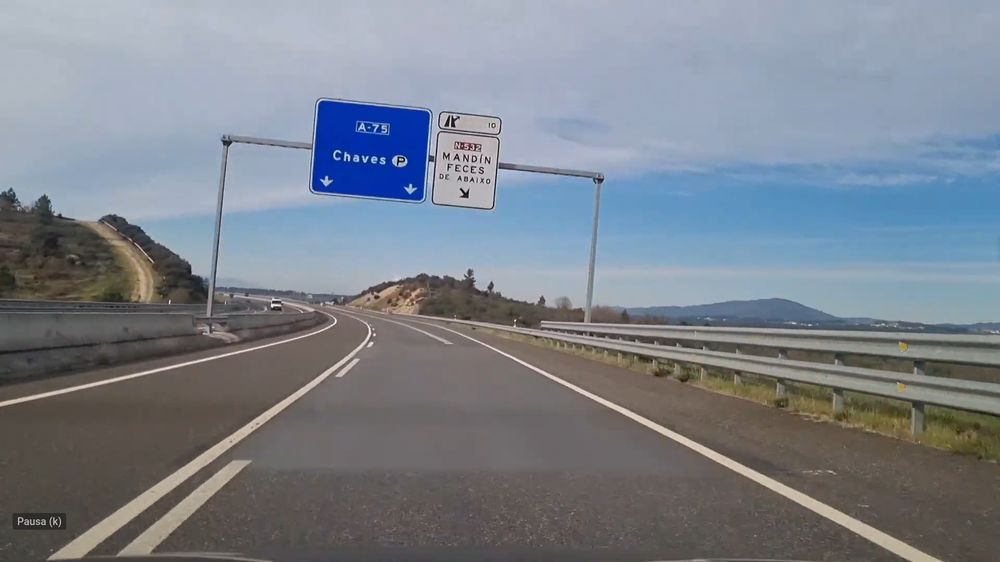
#> input picture data/test_detection/00017.png, 1000 x 562 px, shrunk from 1920 x 1080 before the run
$ python -i text_extractor.py   (imports and definitions only)
#> lines starting #> are read from the running program, lines starting #| are printed output that depends on the picture; after the words box and inside, x2 and y2 are one past the last pixel; in counts of white or black regions, pixels touching at a corner belong together
#> further down, picture is the input picture: shape (562, 1000, 3); mean B, G, R 140, 130.3, 123.3
"""
Text Line Extractor.

Responsible for segmenting individual character bounding boxes from cropped
highway panels and grouping them into logical text lines using RANSAC.
"""

import cv2
import numpy as np
import math
import warnings
from sklearn.linear_model import RANSACRegressor, LinearRegression
from typing import List, Tuple, Any

class TextLineExtractor:
    """
    Extracts characters and groups them into text lines using
    Adaptive Thresholding, Contour topology, and RANSAC linear regression.
    """

    def __init__(self,
                 distance_threshold_ratio: float = 0.04,
                 margin_ratio: float = 0.03,
                 min_area: int = 20,
                 max_area_ratio: float = 0.25,
                 min_aspect: float = 0.15,
                 max_aspect: float = 4.0) -> None:

        # --- Grouping Parameters ---
        self.distance_threshold_ratio = distance_threshold_ratio

        # --- Geometric Constraints ---
        self.margin_ratio = margin_ratio
        self.min_area = min_area
        self.max_area_ratio = max_area_ratio
        self.min_aspect = min_aspect
        self.max_aspect = max_aspect

    def _preprocess_image(self, image: np.ndarray) -> np.ndarray:
        """Applies adaptive thresholding to isolate dark text on light backgrounds."""
        gray = cv2.cvtColor(image, cv2.COLOR_BGR2GRAY) if len(image.shape) == 3 else image.copy()
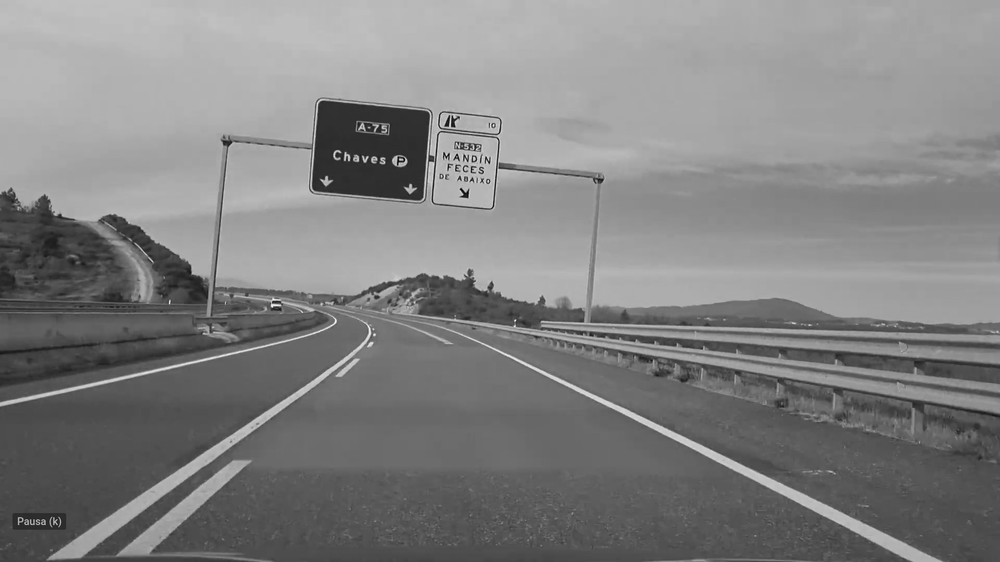
#> gray: shape (562, 1000); min 0, max 249, mean 129.3
        img_h = gray.shape[0]
#> img_h = 562

        blurred = cv2.GaussianBlur(gray, (3, 3), 0)

        # Dynamic block size based on image height
        block_size = max(25, int(img_h / 3))
#> block_size = 187
        block_size = block_size + 1 if block_size % 2 == 0 else block_size

        thresh = cv2.adaptiveThreshold(
            blurred, 255,
            cv2.ADAPTIVE_THRESH_GAUSSIAN_C,
            cv2.THRESH_BINARY,
            block_size, -8
        )
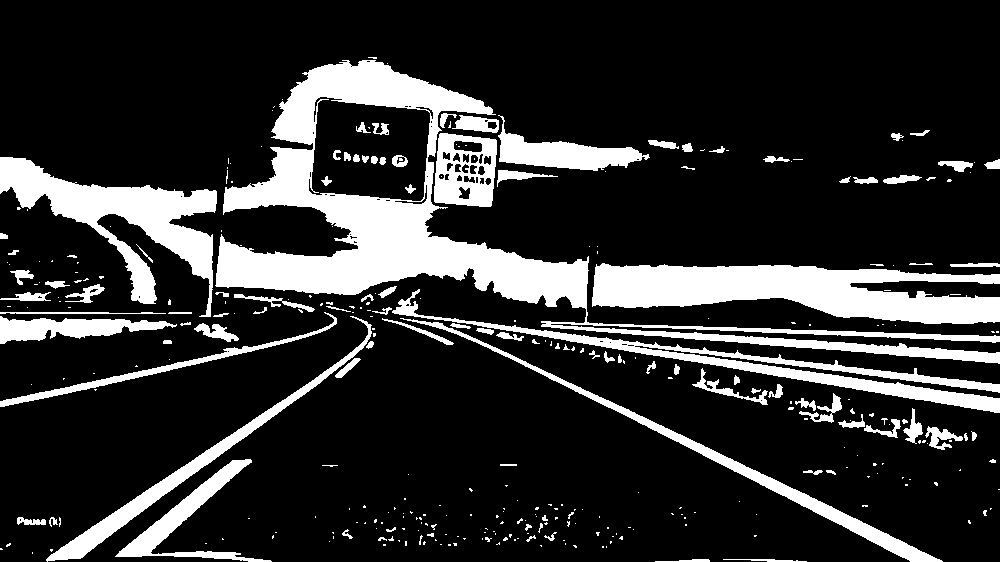
#> thresh: shape (562, 1000); 18.5% white; 344 white regions (240 under 20 px), largest, box (x1, y1, x2, y2) and area: (215, 60, 1000, 364) 36061, (592, 263, 1000, 324) 15575, (0, 157, 217, 317) 10773

        kernel = np.ones((2, 2), np.uint8)
        return cv2.morphologyEx(thresh, cv2.MORPH_CLOSE, kernel)
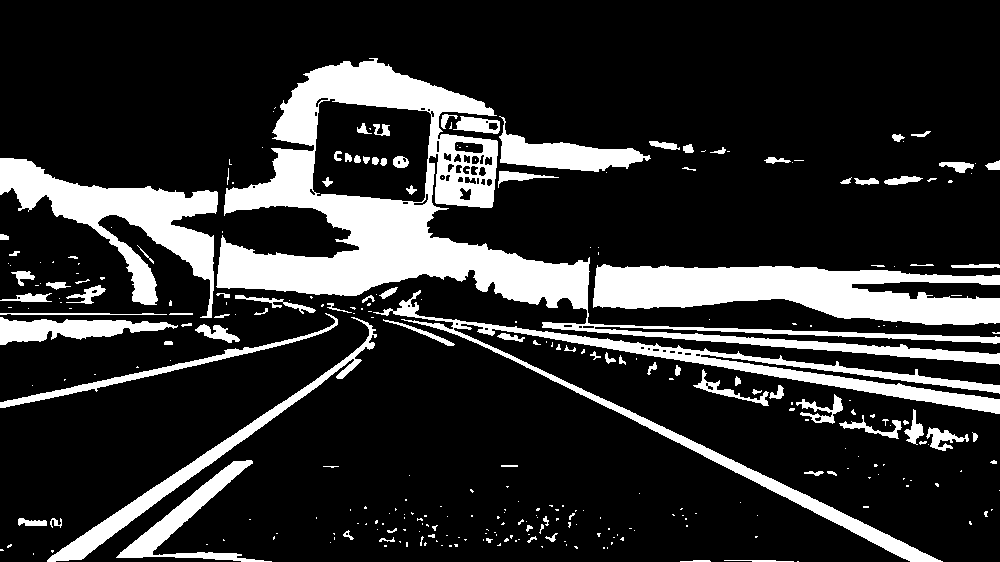
#> returned value: shape (562, 1000); 18.6% white; 308 white regions (209 under 20 px)

    def _filter_containers(self, boxes: List[Tuple[int, int, int, int]]) -> List[Tuple[int, int, int, int]]:
        """Removes bounding boxes that entirely enclose other boxes (e.g., panel borders)."""
        final_boxes = []
        for i, b1 in enumerate(boxes):
            is_container = False
            for j, b2 in enumerate(boxes):
                if i == j:
                    continue
                # Check if center of b2 is inside b1
                cx2 = b2[0] + b2[2] / 2.0
                cy2 = b2[1] + b2[3] / 2.0
                if b1[0] < cx2 < (b1[0] + b1[2]) and b1[1] < cy2 < (b1[1] + b1[3]):
                    is_container = True
                    break
            if not is_container:
                final_boxes.append(b1)
        return final_boxes

    def extract_character_boxes(self, image: np.ndarray) -> Tuple[List[Tuple[int, int, int, int]], List[Tuple[int, int, int, int]], np.ndarray]:
        """
        Main pipeline to segment characters from the panel.
        Returns: (final_boxes, raw_boxes, binary_threshold_image)
        """
        thresh = self._preprocess_image(image)
        contours, hierarchy = cv2.findContours(thresh, cv2.RETR_CCOMP, cv2.CHAIN_APPROX_SIMPLE)
#> contours = 363 contours, 264 with area under 20; largest, box (x1, y1, x2, y2) and area: (216, 58, 1000, 365) 48939, (593, 264, 1000, 325) 14951, (373, 290, 1000, 562) 11024, (312, 98, 432, 203) 10476, (0, 158, 218, 318) 10342

        img_h, img_w = image.shape[:2]
#> img_h = 562; img_w = 1000
        margin_x = int(img_w * self.margin_ratio)
#> margin_x = 30
        margin_y = int(img_h * self.margin_ratio)
#> margin_y = 16

        valid_boxes = []
        all_boxes = []

        if hierarchy is not None:
            for i, cnt in enumerate(contours):
                x, y, w, h = cv2.boundingRect(cnt)
                all_boxes.append((x, y, w, h))

                # Ignore internal holes (e.g., inside 'O' or 'P')
                if hierarchy[0][i][3] != -1:
                    continue

                # Border margin filter
                if x <= margin_x or y <= margin_y or (x + w) >= (img_w - margin_x) or (y + h) >= (img_h - margin_y):
                    continue

                # Area filter
                bbox_area = w * h
                if bbox_area < self.min_area or bbox_area > (img_h * img_w * self.max_area_ratio):
                    continue

                # Aspect ratio filter
                aspect_ratio = w / float(h)
                if aspect_ratio < self.min_aspect or aspect_ratio > self.max_aspect:
                    continue

                valid_boxes.append((x, y, w, h))
#> this loop made 363 passes
#> (cnt, x, y, w, h) on passes 1, 4, 6: ([[797, 561], [798, 561]], 797, 561, 2, 1), ([[33, 553], [33, 554]], 33, 553, 1, 2), ([[0, 549], [0, 550], [3, 550], [2, 549]], 0, 549, 4, 2)
#> after the loop, all_boxes = 363 items, first 6: (797, 561, 2, 1), (724, 560, 70, 2), (680, 560, 31, 2), (33, 553, 1, 2), (51, 550, 3, 3), (0, 549, 4, 2); valid_boxes = 81 items, first 6: (504, 538, 5, 4), (486, 538, 7, 5), (379, 537, 16, 5), (527, 536, 10, 7), (428, 534, 7, 4), (545, 533, 13, 9)

        final_boxes = self._filter_containers(valid_boxes)
#> the loop in _filter_containers, `for i, b1 in enumerate(boxes):` made 81 passes
#> b1 on passes 1 to 12: (504, 538, 5, 4), (486, 538, 7, 5), (379, 537, 16, 5), (527, 536, 10, 7), (428, 534, 7, 4), (545, 533, 13, 9), (343, 530, 11, 10), (387, 528, 10, 5), (526, 525, 7, 7), (432, 525, 6, 6), (539, 524, 5, 10), (518, 519, 6, 6)
#> after the loop in _filter_containers, `for i, b1 in enumerate(boxes):`: final_boxes = 77 items, first 6: (504, 538, 5, 4), (486, 538, 7, 5), (379, 537, 16, 5), (527, 536, 10, 7), (428, 534, 7, 4), (545, 533, 13, 9)
        return final_boxes, all_boxes, thresh

    # [48 lines left out: function find_lines_ransac, not called in this run]

>>> import cv2
>>> picture = cv2.imread('../../data/test_detection/00017.png')
>>> result = TextLineExtractor().extract_character_boxes(picture)

$ run again, on data/test_detection/00045.png
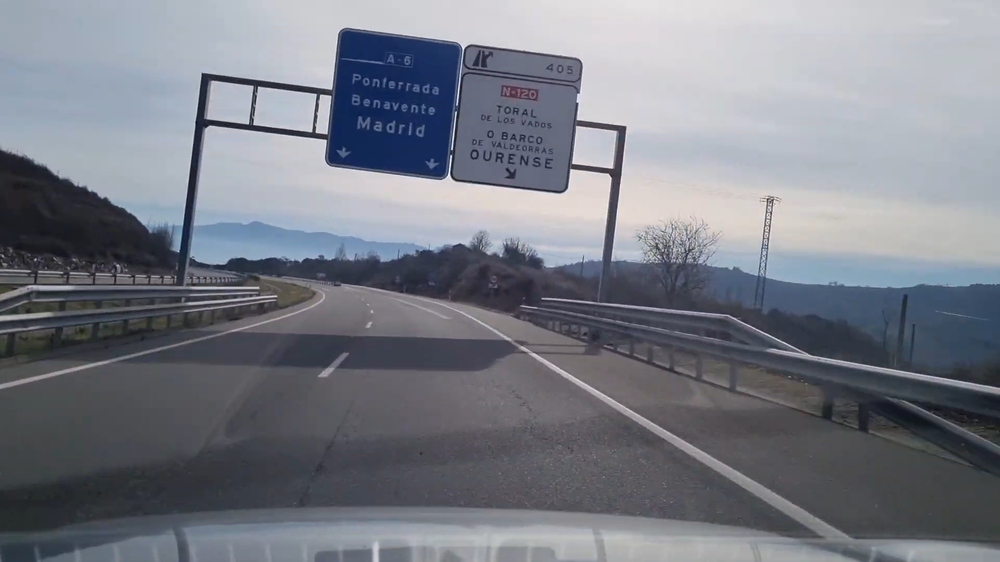
#> input picture data/test_detection/00045.png, 1000 x 562 px, shrunk from 1920 x 1080 before the run
#> picture is the input picture: shape (562, 1000, 3); mean B, G, R 133.6, 124.4, 120.9
#> in _preprocess_image, `thresh = cv2.adaptiveThreshold( blurred, 255, cv2.ADAPTIVE_THRESH_GAUS..`:
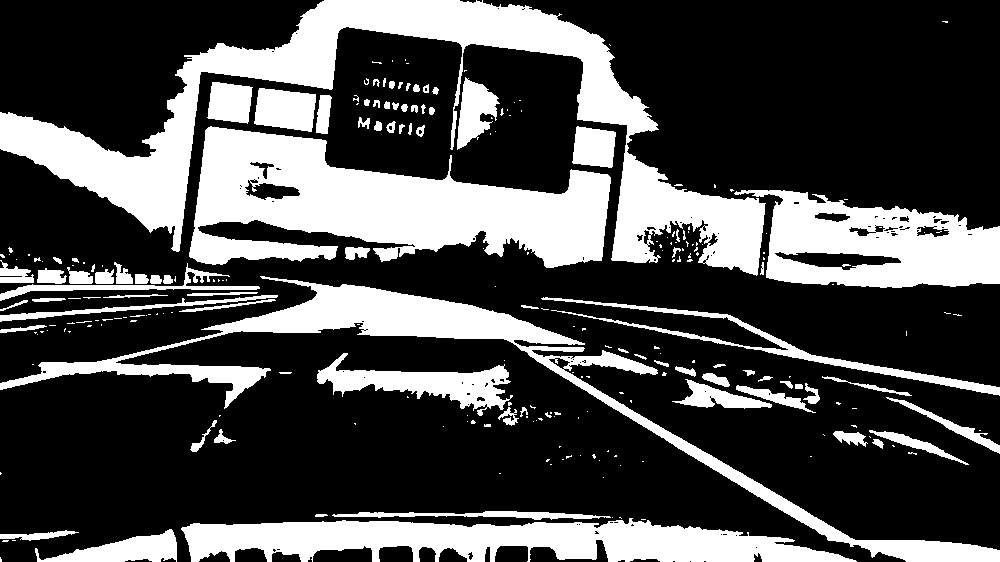
#> thresh: shape (562, 1000); 29.4% white; 249 white regions (161 under 20 px), largest, box (x1, y1, x2, y2) and area: (0, 0, 766, 276) 42520, (189, 126, 611, 268) 33645, (0, 276, 1000, 562) 22080
#> in _preprocess_image, `return cv2.morphologyEx(thresh, cv2.MORPH_CLOSE, kernel)`:
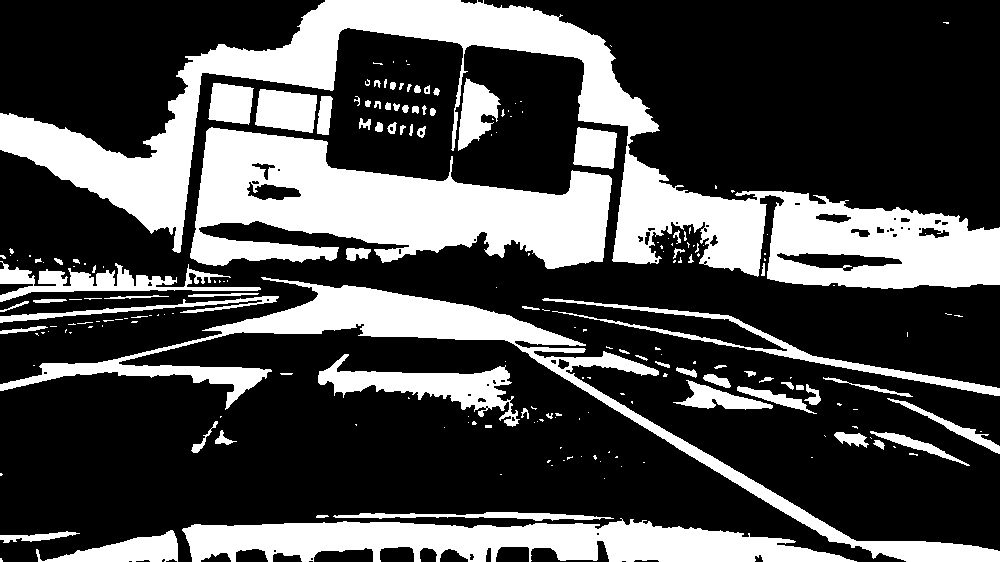
#> returned value: shape (562, 1000); 29.5% white; 211 white regions (130 under 20 px)
#> contours = 262 contours, 181 with area under 20; largest, box (x1, y1, x2, y2) and area: (0, 0, 1000, 289) 58768, (190, 127, 612, 269) 33650, (0, 277, 1000, 562) 20620, (182, 518, 857, 562) 17998, (318, 354, 520, 427) 4495
#> the loop in extract_character_boxes, `for i, cnt in enumerate(contours):` made 262 passes
#> (x, y, w, h, bbox_area, aspect_ratio) on passes 9, 10, 23: (316, 515, 13, 3, 39, 4.33), (333, 512, 281, 9, 2529, 31.22), (567, 456, 6, 4, 24, 1.5)
#> after the loop in extract_character_boxes, `for i, cnt in enumerate(contours):`: all_boxes = 262 items, first 6: (0, 558, 3, 4), (0, 531, 80, 12), (36, 530, 142, 32), (182, 518, 675, 44), (310, 557, 4, 4), (469, 553, 6, 8); valid_boxes = 73 items, first 6: (567, 456, 6, 4), (593, 455, 4, 5), (909, 453, 9, 3), (873, 440, 12, 10), (834, 432, 35, 16), (215, 430, 22, 15)
#> the loop in _filter_containers, `for i, b1 in enumerate(boxes):` made 73 passes
#> after the loop in _filter_containers, `for i, b1 in enumerate(boxes):`: final_boxes = 69 items, first 6: (567, 456, 6, 4), (593, 455, 4, 5), (909, 453, 9, 3), (873, 440, 12, 10), (834, 432, 35, 16), (215, 430, 22, 15)

$ run again, on data/test_detection/00050.png
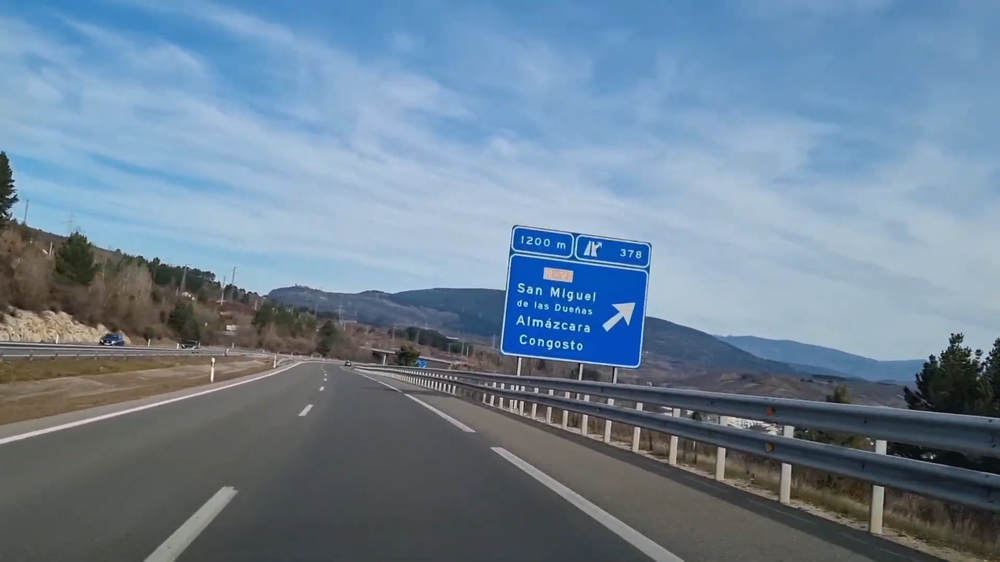
#> input picture data/test_detection/00050.png, 1000 x 562 px, shrunk from 1920 x 1080 before the run
#> picture is the input picture: shape (562, 1000, 3); mean B, G, R 149.9, 130.6, 109.6
#> in _preprocess_image, `thresh = cv2.adaptiveThreshold( blurred, 255, cv2.ADAPTIVE_THRESH_GAUS..`:
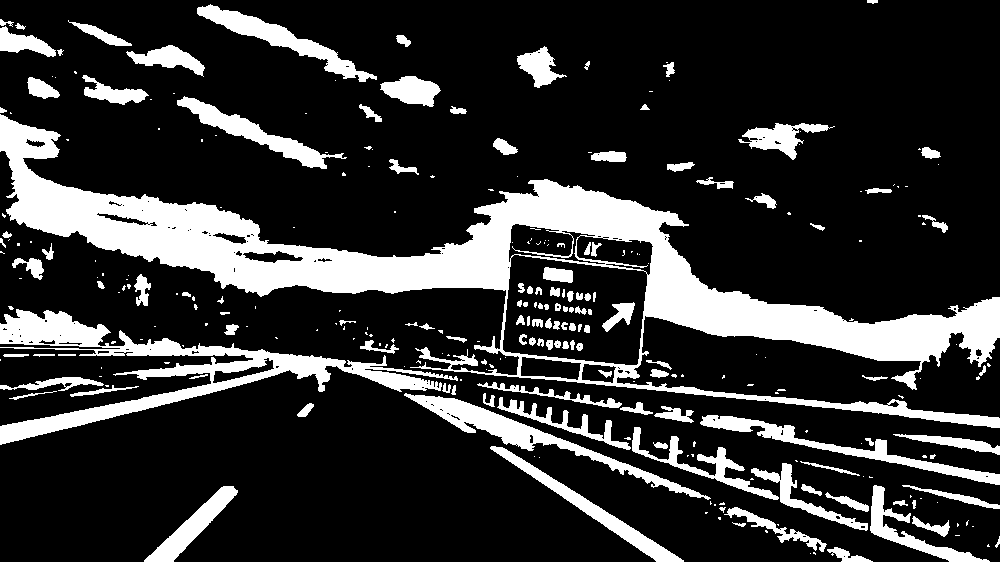
#> thresh: shape (562, 1000); 19.9% white; 284 white regions (152 under 20 px), largest, box (x1, y1, x2, y2) and area: (0, 114, 1000, 428) 55768, (0, 309, 458, 445) 12395, (404, 393, 711, 500) 4143
#> in _preprocess_image, `return cv2.morphologyEx(thresh, cv2.MORPH_CLOSE, kernel)`:
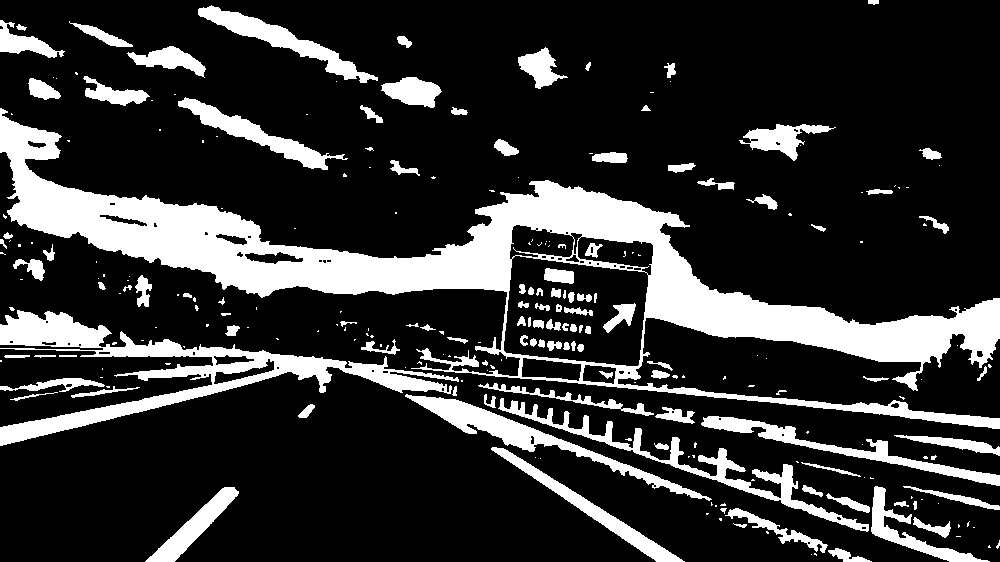
#> returned value: shape (562, 1000); 20.1% white; 247 white regions (131 under 20 px)
#> contours = 312 contours, 192 with area under 20; largest, box (x1, y1, x2, y2) and area: (0, 108, 1000, 429) 72903, (503, 255, 649, 367) 13268, (0, 310, 459, 446) 12376, (405, 394, 712, 501) 3870, (498, 398, 869, 532) 3652
#> the loop in extract_character_boxes, `for i, cnt in enumerate(contours):` made 312 passes
#> (x, y, w, h) on passes 1 to 3: (811, 554, 1, 1), (814, 553, 3, 3), (828, 548, 44, 14)
#> after the loop in extract_character_boxes, `for i, cnt in enumerate(contours):`: all_boxes = 312 items, first 6: (811, 554, 1, 1), (814, 553, 3, 3), (828, 548, 44, 14), (988, 545, 3, 3), (996, 540, 4, 9), (956, 536, 5, 1); valid_boxes = 96 items, first 6: (733, 523, 14, 5), (913, 517, 38, 21), (720, 508, 7, 6), (913, 501, 4, 9), (894, 501, 15, 6), (826, 493, 44, 20)
#> the loop in _filter_containers, `for i, b1 in enumerate(boxes):` made 96 passes
#> after the loop in _filter_containers, `for i, b1 in enumerate(boxes):`: final_boxes = 94 items, first 6: (733, 523, 14, 5), (913, 517, 38, 21), (720, 508, 7, 6), (913, 501, 4, 9), (894, 501, 15, 6), (826, 493, 44, 20)
